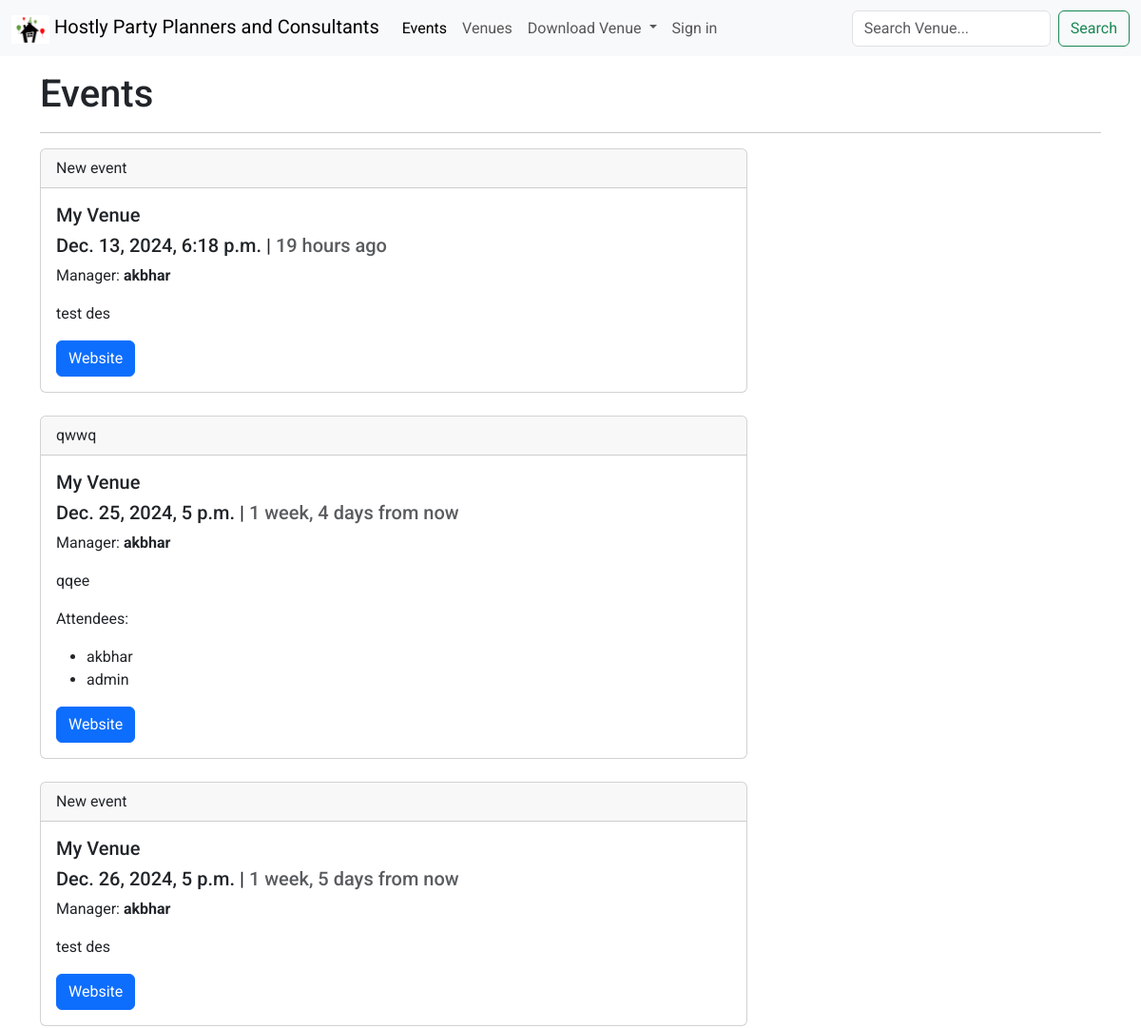
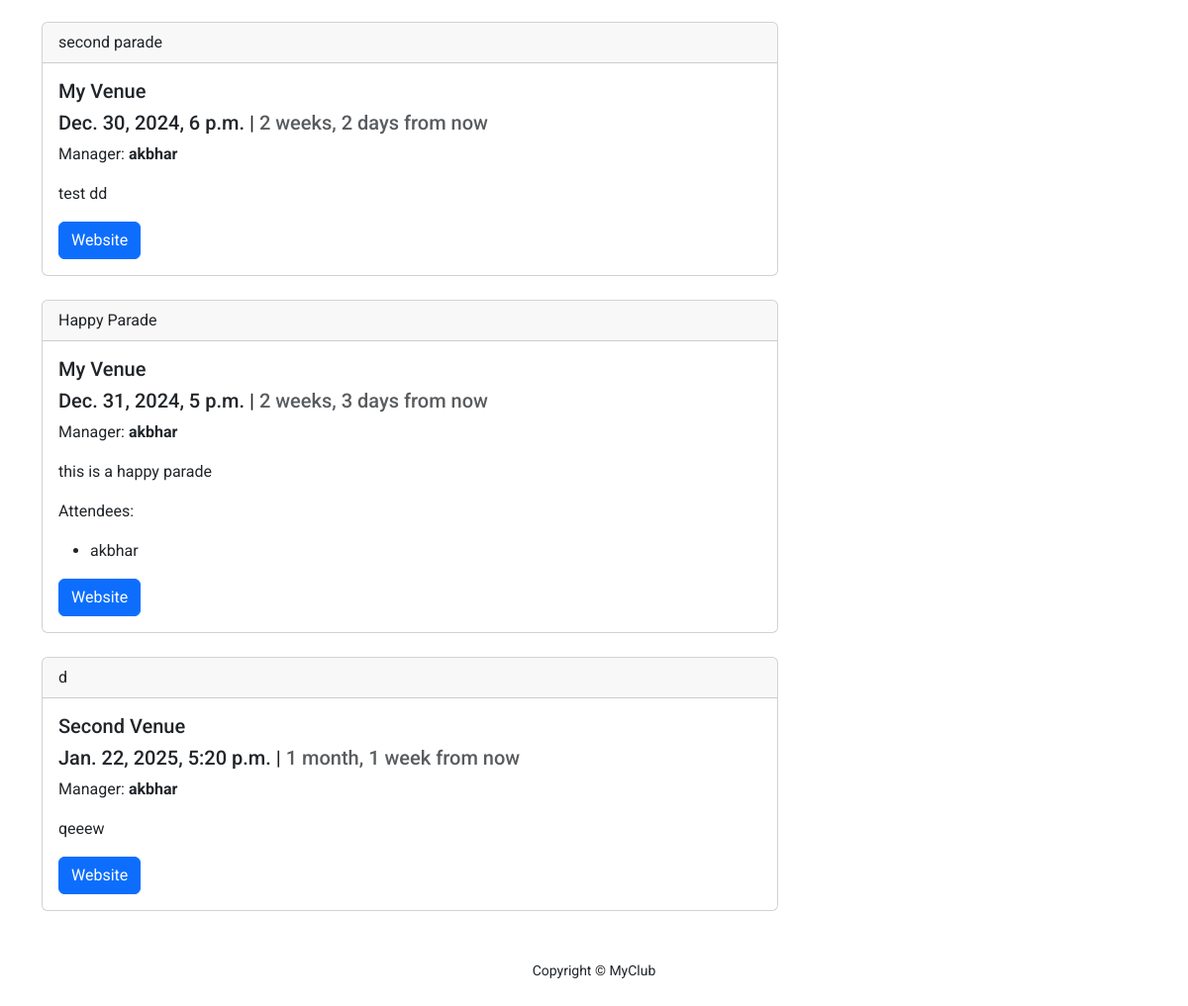
Screenshot of /events/ with the database file from the repository (2 pictures, top to bottom).
### club_events/models.py (models this page shows, shortened)
class Event(models.Model):
    name = models.CharField(max_length=120)
    event_date_time = models.DateTimeField()
    venue = models.ForeignKey(Venue, on_delete=models.CASCADE)
    manager = models.ForeignKey(User, on_delete=models.SET_NULL, blank=True, null=True)
    description = models.TextField(blank=True)
    attendees = models.ManyToManyField(User, related_name='attendees', blank=True)
    approved = models.BooleanField(default=False)

class Venue(models.Model):
    name = models.CharField(max_length=255)
    address = models.CharField(max_length=300)
    zip_code = models.CharField(max_length=15)
    phone = models.CharField(max_length=20, blank=True, null=True)
    web = models.URLField(blank=True, null=True)
    email = models.EmailField(max_length=200, blank=True, null=True)
    image = models.ImageField(null=True, blank=True, upload_to='images/')
    def __str__(self):
        return self.name

### club_events/views.py (the view)
# urls.py: path('events/', views.EventListView.as_view(), name='event_list'),
class EventListView(ListView):
    model = Event
    context_object_name = 'events'
    template_name = 'events/event_list.html'
    ordering = ['event_date_time']

### club_events/templates/events/event_list.html
{% extends 'base.html' %}
{% block content %}
    <div class="container">
        <h1>Events</h1>
        <hr>
        {% for event in events %}
            {% include 'includes/event_card.html' with event=event only %}
        {% endfor %}
    </div>
{% endblock %}

### club_events/templates/includes/event_card.html
{% load humanize %}
<div class="col-md-8">
    <div class="card mb-4">
        <div class="card-header">
            {{ event.name }}
        </div>
        <div class="card-body">
            <h5 class="card-title text-capitalize">{{ event.venue }}</h5>
            <h5 class="card-title">{{ event.event_date_time }} | <span class="text-muted">{{ event.event_date_time|naturaltime }}</span></h5>
            <p>Manager: <span><strong>{{ event.manager }}</strong></span></p>
            <p class="card-text">{{ event.description }}</p>
            {% if event.attendees.exists %}
                <p>Attendees:</p>
                <ul>
                    {% for attendee in event.attendees.all %}
                        <li> {{ attendee }}</li>
                    {% endfor %}
                </ul>
            {% endif %}
            <a href="{{ event.venue.web }}" class="btn btn-primary">Website</a>
        </div>
    </div>
</div>

### club_events/static/assets/style.css (style rules this page uses)
body { font-family: "Roboto", sans-serif; font-weight: 400; font-style: normal; }

### rows the page displays
Event: name "New event", venue "My Venue", event_date_time "Dec. 13, 2024, 6:18 p.m.", event_date_time "19 hours ago", manager "akbhar", description "test des"
Event: name "qwwq", venue "My Venue", event_date_time "Dec. 25, 2024, 5 p.m.", event_date_time "1 week, 4 days from now", manager "akbhar", description "qqee"
Event: name "New event", venue "My Venue", event_date_time "Dec. 26, 2024, 5 p.m.", event_date_time "1 week, 5 days from now", manager "akbhar", description "test des"
Event: name "second parade", venue "My Venue", event_date_time "Dec. 30, 2024, 6 p.m.", event_date_time "2 weeks, 2 days from now", manager "akbhar", description "test dd"
Event: name "Happy Parade", venue "My Venue", event_date_time "Dec. 31, 2024, 5 p.m.", event_date_time "2 weeks, 3 days from now", manager "akbhar", description "this is a happy parade"
Event: name "d", venue "Second Venue", event_date_time "Jan. 22, 2025, 5:20 p.m.", event_date_time "1 month, 1 week from now", manager "akbhar", description "qeeew"

### other values shown
{{ attendee }} "akbhar"
{{ attendee }} "admin"
